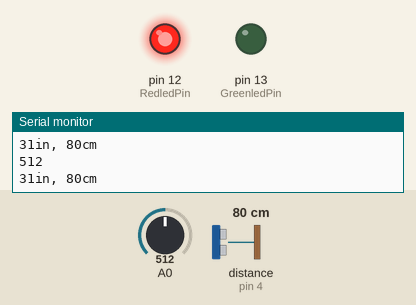
Simulated run of this sketch. Board: Arduino Uno, built with avr-gcc and run on an emulated ATmega328P. Parts: output pins drawn as LEDs (lit = HIGH), the last lines printed to the serial monitor. Wiring (inferred from the names in the program): ultrasonic range finder: trigger pin 2; echo pin 4. Inputs (shaded band) come from the test bench; at power-on: distance to the obstacle (sensor on pin 4) 80 cm, A0 = 512. The echo pulse lasts 58.3 µs per cm; pins used as bus, display or sensor lines are not drawn.

Above: at 1.2 s.
1.3 s: distance to the obstacle (sensor on pin 4) set to 2 cm
At 2.7 s:
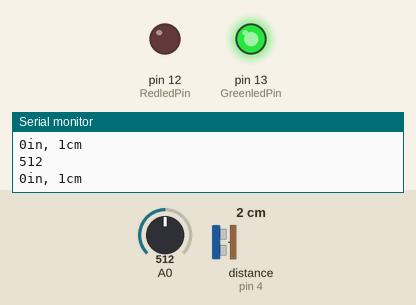
3.0 s: A0 set to 685
4.5 s: A0 set to 716
At 5.5 s:
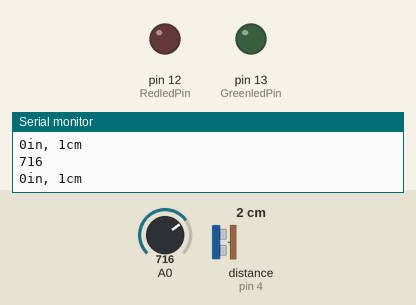
6.0 s: A0 set to 690
At 6.9 s:
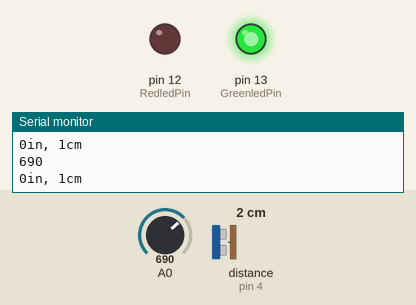
7.5 s: A0 set to 710
At 8.3 s:
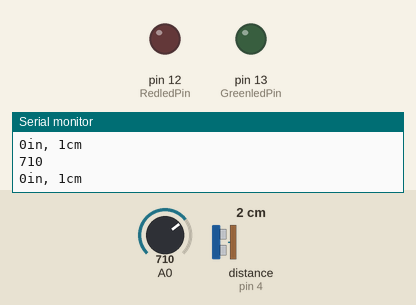
Timing chart, 0 to 10.0 s (numbered marks = the images above; inputs shaded):
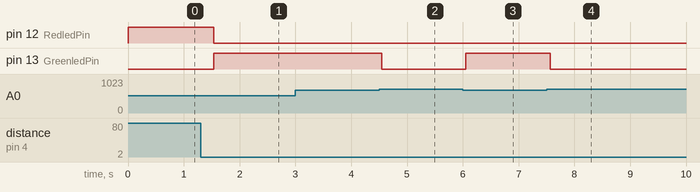

The sketch:

ultra-rain.ino
```cpp
int inputRead;
const int trigPin = 2;
const int echoPin = 4;
const int GreenledPin = 13;
const int RedledPin = 12;

void setup() {
  // put your setup code here, to run once:
  Serial.begin(9600);
  pinMode(trigPin, OUTPUT);
  pinMode(GreenledPin,OUTPUT);
  pinMode(RedledPin,OUTPUT);
  pinMode(echoPin, INPUT);
}

void loop() {
  // put your main code here, to run repeatedly:
  inputRead = analogRead(A0);
  Serial.println(inputRead);
   // establish variables for duration of the ping,
  // and the distance result in inches and centimeters:
  long duration, inches, cm;

  // The sensor is triggered by a HIGH pulse of 10 or more microseconds.
  // Give a short LOW pulse beforehand to ensure a clean HIGH pulse:

  digitalWrite(trigPin, LOW);
  delayMicroseconds(2);
  digitalWrite(trigPin, HIGH);
  delayMicroseconds(10);
  digitalWrite(trigPin, LOW);

  // Read the signal from the sensor: a HIGH pulse whose
  // duration is the time (in microseconds) from the sending
  // of the ping to the reception of its echo off of an object.

  duration = pulseIn(echoPin, HIGH);

  // convert the time into a distance
  inches = microsecondsToInches(duration);
  cm = microsecondsToCentimeters(duration);

  Serial.print(inches);
  Serial.print("in, ");
  Serial.print(cm);
  Serial.print("cm");
  Serial.println();

  if(cm < 55 && inputRead < 700 ){
    digitalWrite(GreenledPin,HIGH);
    digitalWrite(RedledPin,LOW);
  }
  else if(cm  > 55 && inputRead < 700 ){
    digitalWrite(RedledPin,HIGH);
    digitalWrite(GreenledPin,LOW);
  }
  else{
    digitalWrite(RedledPin,LOW);
    digitalWrite(GreenledPin,LOW);
  }
  delay(250);
}
long microsecondsToInches(long microseconds)
{
  // According to Parallax's datasheet for the PING))), there are
  // 73.746 microseconds per inch (i.e. sound travels at 1130 feet per
  // second).  This gives the distance travelled by the ping, outbound
  // and return, so we divide by 2 to get the distance of the obstacle.
  // See: http://www.parallax.com/dl/docs/prod/acc/28015-PING-v1.3.pdf
  return microseconds / 74 / 2;
}

long microsecondsToCentimeters(long microseconds)
{
  // The speed of sound is 340 m/s or 29 microseconds per centimeter.
  // The ping travels out and back, so to find the distance of the
  // object we take half of the distance travelled.
  return microseconds / 29 / 2;
}
```

Measured:
- the behaviour switches between 699 and 700 on A0 (found by bisection; images 1 and 2)
- after the input at 1.3 s, pin 12 (RedledPin): HIGH → LOW after 0.24 s; pin 13 (GreenledPin): LOW → HIGH after 0.24 s
- after the input at 4.5 s, pin 13 (GreenledPin): HIGH → LOW after 0.05 s
- after the input at 6.0 s, pin 13 (GreenledPin): LOW → HIGH after 0.06 s
- after the input at 7.5 s, pin 13 (GreenledPin): HIGH → LOW after 0.06 s
